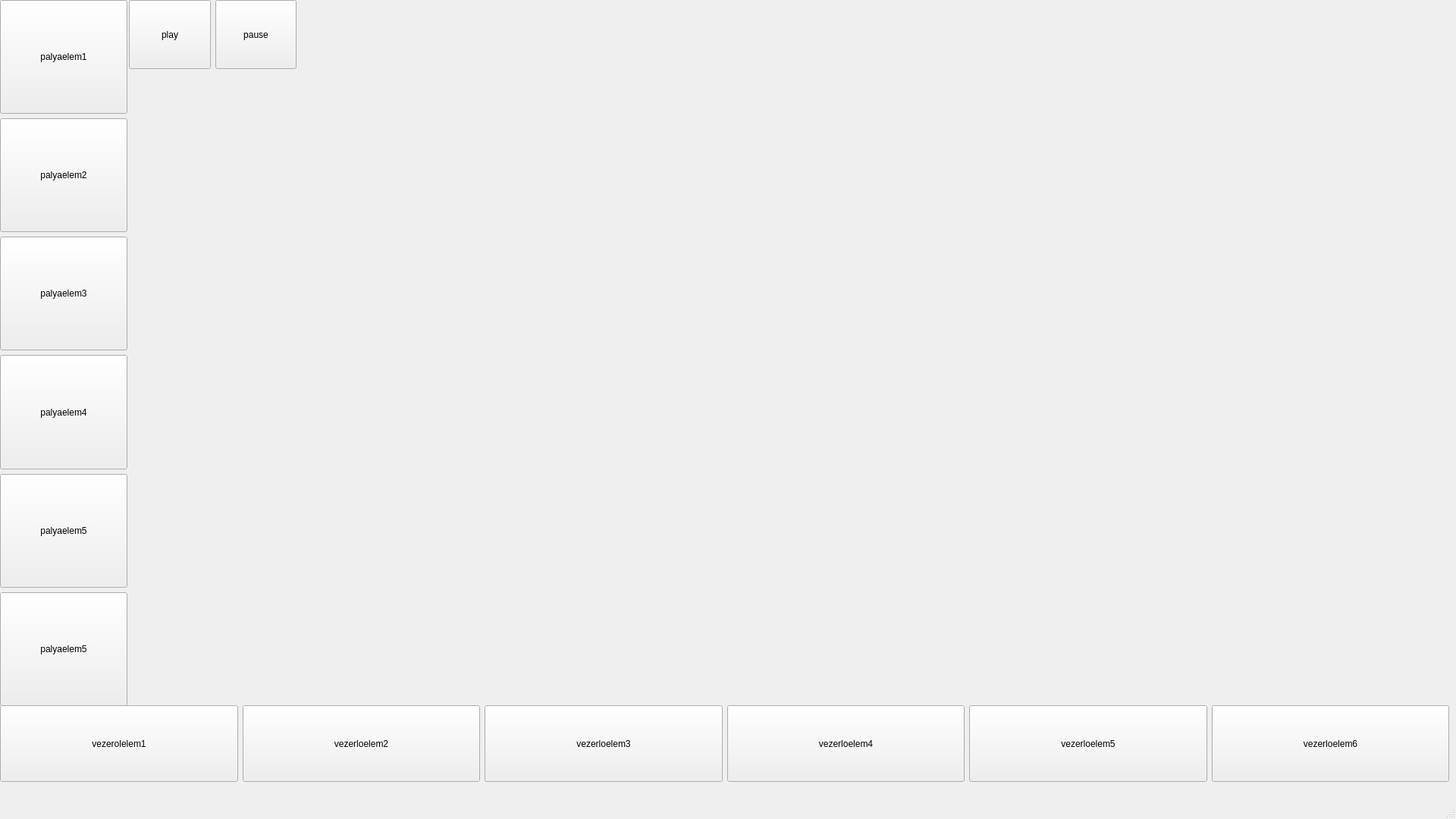
<?xml version="1.0" encoding="UTF-8"?>
<ui version="4.0">
 <class>MainWindow</class>
 <widget class="QMainWindow" name="MainWindow">
  <property name="geometry">
   <rect>
    <x>0</x>
    <y>0</y>
    <width>1920</width>
    <height>1080</height>
   </rect>
  </property>
  <property name="minimumSize">
   <size>
    <width>800</width>
    <height>0</height>
   </size>
  </property>
  <property name="windowTitle">
   <string>MainWindow</string>
  </property>
  <widget class="QWidget" name="centralwidget">
   <widget class="QWidget" name="gridLayoutWidget">
    <property name="geometry">
     <rect>
      <x>0</x>
      <y>0</y>
      <width>168</width>
      <height>931</height>
     </rect>
    </property>
    <layout class="QGridLayout" name="palyaelemek">
     <item row="1" column="0">
      <widget class="QPushButton" name="pushButton">
       <property name="sizePolicy">
        <sizepolicy hsizetype="MinimumExpanding" vsizetype="MinimumExpanding">
         <horstretch>0</horstretch>
         <verstretch>0</verstretch>
        </sizepolicy>
       </property>
       <property name="text">
        <string>palyaelem2</string>
       </property>
       <property name="checkable">
        <bool>true</bool>
       </property>
      </widget>
     </item>
     <item row="3" column="0">
      <widget class="QPushButton" name="pushButton_4">
       <property name="sizePolicy">
        <sizepolicy hsizetype="MinimumExpanding" vsizetype="MinimumExpanding">
         <horstretch>0</horstretch>
         <verstretch>0</verstretch>
        </sizepolicy>
       </property>
       <property name="text">
        <string>palyaelem4</string>
       </property>
       <property name="checkable">
        <bool>true</bool>
       </property>
      </widget>
     </item>
     <item row="0" column="0">
      <widget class="QPushButton" name="pushButton_2">
       <property name="sizePolicy">
        <sizepolicy hsizetype="MinimumExpanding" vsizetype="MinimumExpanding">
         <horstretch>0</horstretch>
         <verstretch>0</verstretch>
        </sizepolicy>
       </property>
       <property name="text">
        <string>palyaelem1</string>
       </property>
       <property name="checkable">
        <bool>true</bool>
       </property>
      </widget>
     </item>
     <item row="2" column="0">
      <widget class="QPushButton" name="pushButton_3">
       <property name="sizePolicy">
        <sizepolicy hsizetype="MinimumExpanding" vsizetype="MinimumExpanding">
         <horstretch>0</horstretch>
         <verstretch>0</verstretch>
        </sizepolicy>
       </property>
       <property name="text">
        <string>palyaelem3</string>
       </property>
       <property name="checkable">
        <bool>true</bool>
       </property>
      </widget>
     </item>
     <item row="4" column="0">
      <widget class="QPushButton" name="pushButton_5">
       <property name="sizePolicy">
        <sizepolicy hsizetype="MinimumExpanding" vsizetype="MinimumExpanding">
         <horstretch>0</horstretch>
         <verstretch>0</verstretch>
        </sizepolicy>
       </property>
       <property name="text">
        <string>palyaelem5</string>
       </property>
       <property name="checkable">
        <bool>true</bool>
       </property>
      </widget>
     </item>
     <item row="5" column="0">
      <widget class="QPushButton" name="pushButton_6">
       <property name="sizePolicy">
        <sizepolicy hsizetype="MinimumExpanding" vsizetype="MinimumExpanding">
         <horstretch>0</horstretch>
         <verstretch>0</verstretch>
        </sizepolicy>
       </property>
       <property name="text">
        <string>palyaelem5</string>
       </property>
       <property name="checkable">
        <bool>true</bool>
       </property>
      </widget>
     </item>
    </layout>
   </widget>
   <widget class="QWidget" name="gridLayoutWidget_2">
    <property name="geometry">
     <rect>
      <x>0</x>
      <y>930</y>
      <width>1911</width>
      <height>101</height>
     </rect>
    </property>
    <layout class="QGridLayout" name="vezerloelemek">
     <item row="0" column="2">
      <widget class="QPushButton" name="pushButton_9">
       <property name="sizePolicy">
        <sizepolicy hsizetype="MinimumExpanding" vsizetype="MinimumExpanding">
         <horstretch>0</horstretch>
         <verstretch>0</verstretch>
        </sizepolicy>
       </property>
       <property name="text">
        <string>vezerloelem3</string>
       </property>
       <property name="checkable">
        <bool>true</bool>
       </property>
      </widget>
     </item>
     <item row="0" column="3">
      <widget class="QPushButton" name="pushButton_10">
       <property name="sizePolicy">
        <sizepolicy hsizetype="MinimumExpanding" vsizetype="MinimumExpanding">
         <horstretch>0</horstretch>
         <verstretch>0</verstretch>
        </sizepolicy>
       </property>
       <property name="text">
        <string>vezerloelem4</string>
       </property>
       <property name="checkable">
        <bool>true</bool>
       </property>
      </widget>
     </item>
     <item row="0" column="4">
      <widget class="QPushButton" name="pushButton_11">
       <property name="sizePolicy">
        <sizepolicy hsizetype="MinimumExpanding" vsizetype="MinimumExpanding">
         <horstretch>0</horstretch>
         <verstretch>0</verstretch>
        </sizepolicy>
       </property>
       <property name="text">
        <string>vezerloelem5</string>
       </property>
       <property name="checkable">
        <bool>true</bool>
       </property>
      </widget>
     </item>
     <item row="0" column="1">
      <widget class="QPushButton" name="pushButton_8">
       <property name="sizePolicy">
        <sizepolicy hsizetype="MinimumExpanding" vsizetype="MinimumExpanding">
         <horstretch>0</horstretch>
         <verstretch>0</verstretch>
        </sizepolicy>
       </property>
       <property name="text">
        <string>vezerloelem2</string>
       </property>
       <property name="checkable">
        <bool>true</bool>
       </property>
      </widget>
     </item>
     <item row="0" column="5">
      <widget class="QPushButton" name="pushButton_12">
       <property name="sizePolicy">
        <sizepolicy hsizetype="MinimumExpanding" vsizetype="MinimumExpanding">
         <horstretch>0</horstretch>
         <verstretch>0</verstretch>
        </sizepolicy>
       </property>
       <property name="text">
        <string>vezerloelem6</string>
       </property>
       <property name="checkable">
        <bool>true</bool>
       </property>
      </widget>
     </item>
     <item row="0" column="0">
      <widget class="QPushButton" name="pushButton_7">
       <property name="sizePolicy">
        <sizepolicy hsizetype="MinimumExpanding" vsizetype="MinimumExpanding">
         <horstretch>0</horstretch>
         <verstretch>0</verstretch>
        </sizepolicy>
       </property>
       <property name="text">
        <string>vezerolelem1</string>
       </property>
       <property name="checkable">
        <bool>true</bool>
       </property>
       <property name="checked">
        <bool>false</bool>
       </property>
      </widget>
     </item>
    </layout>
   </widget>
   <widget class="QWidget" name="horizontalLayoutWidget">
    <property name="geometry">
     <rect>
      <x>170</x>
      <y>0</y>
      <width>221</width>
      <height>91</height>
     </rect>
    </property>
    <layout class="QHBoxLayout" name="horizontalLayout">
     <item>
      <widget class="QPushButton" name="pushButton_13">
       <property name="sizePolicy">
        <sizepolicy hsizetype="MinimumExpanding" vsizetype="MinimumExpanding">
         <horstretch>0</horstretch>
         <verstretch>0</verstretch>
        </sizepolicy>
       </property>
       <property name="text">
        <string>play</string>
       </property>
      </widget>
     </item>
     <item>
      <widget class="QPushButton" name="pushButton_14">
       <property name="sizePolicy">
        <sizepolicy hsizetype="MinimumExpanding" vsizetype="MinimumExpanding">
         <horstretch>0</horstretch>
         <verstretch>0</verstretch>
        </sizepolicy>
       </property>
       <property name="text">
        <string>pause</string>
       </property>
      </widget>
     </item>
    </layout>
   </widget>
  </widget>
  <widget class="QMenuBar" name="menubar">
   <property name="geometry">
    <rect>
     <x>0</x>
     <y>0</y>
     <width>1920</width>
     <height>21</height>
    </rect>
   </property>
  </widget>
  <widget class="QStatusBar" name="statusbar"/>
  <action name="actionPlay">
   <property name="text">
    <string>Play</string>
   </property>
  </action>
  <action name="actionPause">
   <property name="text">
    <string>Pause</string>
   </property>
  </action>
 </widget>
 <resources/>
 <connections/>
</ui>
